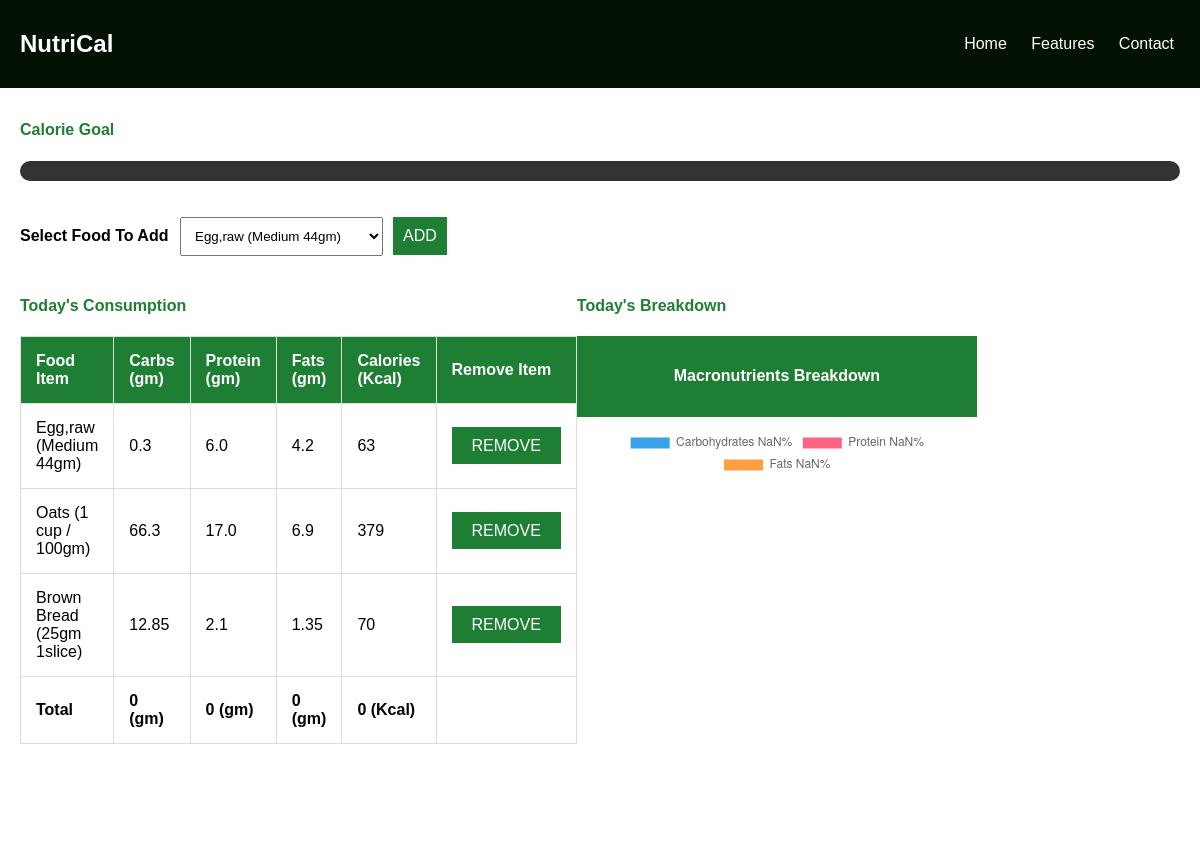
Page /index/ (signed in) on the committed database.
### myapp/models.py (models this page shows, shortened)
class Consume(models.Model):
    user = models.ForeignKey(User, on_delete=models.CASCADE)
    food_consumed = models.ForeignKey(Food, on_delete=models.CASCADE)

class Food(models.Model):
    name = models.CharField(max_length=100)
    carbs = models.FloatField()
    protein = models.FloatField()
    fats = models.FloatField()
    calories = models.IntegerField()

### myapp/views.py (the view)
# urls.py: path('index/',views.index,name='index'),
@login_required
def index(request):
    if request.method == 'POST':
        food_consumed = request.POST['food_consumed']
        consume = Food.objects.get(name=food_consumed)
        user = request.user
        consume = Consume(user=user,food_consumed=consume)
        consume.save()
        foods = Food.objects.all()
    else:
        foods = Food.objects.all()
    consumed_food = Consume.objects.filter(user=request.user)
    return render(request, 'myapp/index.html', {'foods':foods, 'consumed_food':consumed_food})

### myapp/templates/myapp/index.html (shortened to what this page needs)
<!DOCTYPE html>
<html lang="en">
<head>
</head>
<body>
    <nav class="navbar">
        <div>
            <h1>NutriCal</h1>
        </div>
        <div>
            <a href="{% url 'home' %}">Home</a>
            <a href="{% url 'home' %}">Features</a>
            <a href="{% url 'home' %}">Contact</a>
        </div>
    </nav>
    <div class="container">
        <h4>Calorie Goal</h4>
        <div class="progress">
        </div>
        <br><br>
        <form method="POST">
            <div class="form-group">
                <label for="food_consumed"><b>Select Food To Add</b></label>
                <select name="food_consumed" id="food_consumed">
                    {% for food in foods %}
                    <option value="{{food.name}}">{{food.name}}</option>
                    {% endfor %}
                </select>
                <button class="btn" type="submit">Add</button>
            </div>
        </form>
        <div class="content">
            <div>
                <h4>Today's Consumption</h4>
                <table id="table">
                    <tr class="bg-primary text-white">
                        <th>Food Item</th>
                        <th>Carbs (gm)</th>
                        <th>Protein (gm)</th>
                        <th>Fats (gm)</th>
                        <th>Calories (Kcal)</th>
                        <th>Remove Item</th>
                    </tr>
                    {% for c in consumed_food %}
                    <tr>
                        <td>{{c.food_consumed.name}}</td>
                        <td>{{c.food_consumed.carbs}}</td>
                        <td>{{c.food_consumed.protein}}</td>
                        <td>{{c.food_consumed.fats}}</td>
                        <td>{{c.food_consumed.calories}}</td>
                        <td><a class="btn btn-danger" href="{% url 'delete' c.id %}">Remove</a></td>
                    </tr>
                    {% endfor %}
                    <tr>
                        <td><b>Total</b></td>
                        <td id="totalCarbs"><b></b></td>
                        <td id="totalProtein"><b></b></td>
                        <td id="totalFats"><b></b></td>
                        <td id="totalCalories"><b></b></td>
                    </tr>
                </table>
            </div>
            <div style="margin-right: 400px;">
                <h4>Today's Breakdown</h4>
                <div class="card-header">
                    <h4 style="color: white; text-align: center;">Macronutrients Breakdown</h4>
                </div>
                <div class="chart-container">
                    <canvas id="myChart"></canvas>
                </div>
            </div>
        </div>
    </div>
    <script>
        window.onload = function() {
            var table = document.getElementById("table");
            console.log("Table:", table);
            var totalCarbsElement = document.getElementById("totalCarbs");
            var totalProteinsElement = document.getElementById("totalProtein");
            var totalFatsElement = document.getElementById("totalFats");
            var totalCaloriesElement = document.getElementById("totalCalories");
            var carbs = 0, protein = 0, fats = 0, calories = 0;
            for (var i = 1; i < table.rows.length - 1; i++) {
                console.log("Row", i, "Cells:", table.rows[i].cells);
                carbs += parseFloat(table.rows[i].cells[1].innerHTML) || 0;
                protein += parseFloat(table.rows[i].cells[2].innerHTML) || 0;
                fats += parseFloat(table.rows[i].cells[3].innerHTML) || 0;
                calories += parseFloat(table.rows[i].cells[4].innerHTML) || 0;
            }
            carbs = Math.round(carbs);
            protein = Math.round(protein);
            fats = Math.round(fats);
            calories = Math.round(calories);
            totalCarbsElement.innerHTML = '<b>' + carbs + ' (gm)</b>';
            totalProteinsElement.innerHTML = '<b>' + protein + ' (gm)</b>';
            totalFatsElement.innerHTML = '<b>' + fats + ' (gm)</b>';
            totalCaloriesElement.innerHTML = '<b>' + calories + ' (Kcal)</b>';
            var calPer = (calories / 2000) *100;
            document.getElementsByClassName("progress-bar")[0].setAttribute("style","width:"+calPer+"%");
            var total = carbs+protein+fats;
            var carbP = Math.round((carbs/total)*100);
            var proteinP = Math.round((protein/total)*100);
            var fatsP = Math.round((fats/total)*100);
            const ctx = document.getElementById('myChart');
            new Chart(ctx, {
                type: 'doughnut',
                data: {
                labels: ['Carbohydrates '+carbP+'%', 'Protein '+proteinP+'%', 'Fats '+fatsP+'%'],
                datasets: [{
                    label: '# of Votes',
                    data: [carbP, proteinP, fatsP],
                    borderWidth: 1
                }]
                },
            });
        };
    </script>
</body>
</html>

### myapp/templates/myapp/index.html (style rules this page uses)
body { margin: 0; font-family: Arial, sans-serif; background-color: white; color: black; }
.navbar { display: flex; justify-content: space-between; align-items: center; padding: 10px 20px; background-color: #041204; color: white; position: fixed; width: 97%; top: 0; z-index: 1000; }
.navbar a { color: white; text-decoration: none; margin: 0 10px; }
.container { margin-top: 80px; padding: 20px; }
h4 { color: #1e7e34; }
.progress { background-color: #333; border-radius: 20px; overflow: hidden; height: 20px; }
.form-group { display: flex; align-items: center; margin-bottom: 20px; }
.form-group label { margin-right: 10px; width: 150px; }
.form-group select, .form-group button { padding: 10px; margin-right: 10px; }
.btn { background-color: #1e7e34; color: white; border: none; cursor: pointer; padding: 10px 20px; text-transform: uppercase; font-size: 16px; text-decoration: none; }
.content { display: flex; justify-content: space-between; }
table { width: 100%; border-collapse: collapse; margin-bottom: 20px; }
table, th, td { border: 1px solid #ddd; }
th, td { padding: 15px; text-align: left; }
th { background-color: #1e7e34; color: white; }
.bg-primary { background-color: #1e7e34; color: white; }
.text-white { color: white; }
.card-header { background-color: #1e7e34; color: white; padding: 10px; margin-bottom: 10px; }
.chart-container { width: 400px; height: 400px; }

### rows in the picture
Consume: food_consumed.name "Egg,raw (Medium 44gm)", food_consumed.carbs "0.3", food_consumed.protein "6.0", food_consumed.fats "4.2", food_consumed.calories "63"
Consume: food_consumed.name "Oats (1 cup / 100gm)", food_consumed.carbs "66.3", food_consumed.protein "17.0", food_consumed.fats "6.9", food_consumed.calories "379"
Consume: food_consumed.name "Brown Bread (25gm 1slice)", food_consumed.carbs "12.85", food_consumed.protein "2.1", food_consumed.fats "1.35", food_consumed.calories "70"

### other values in the picture
form field food_consumed "Egg,raw (Medium 44gm)"
